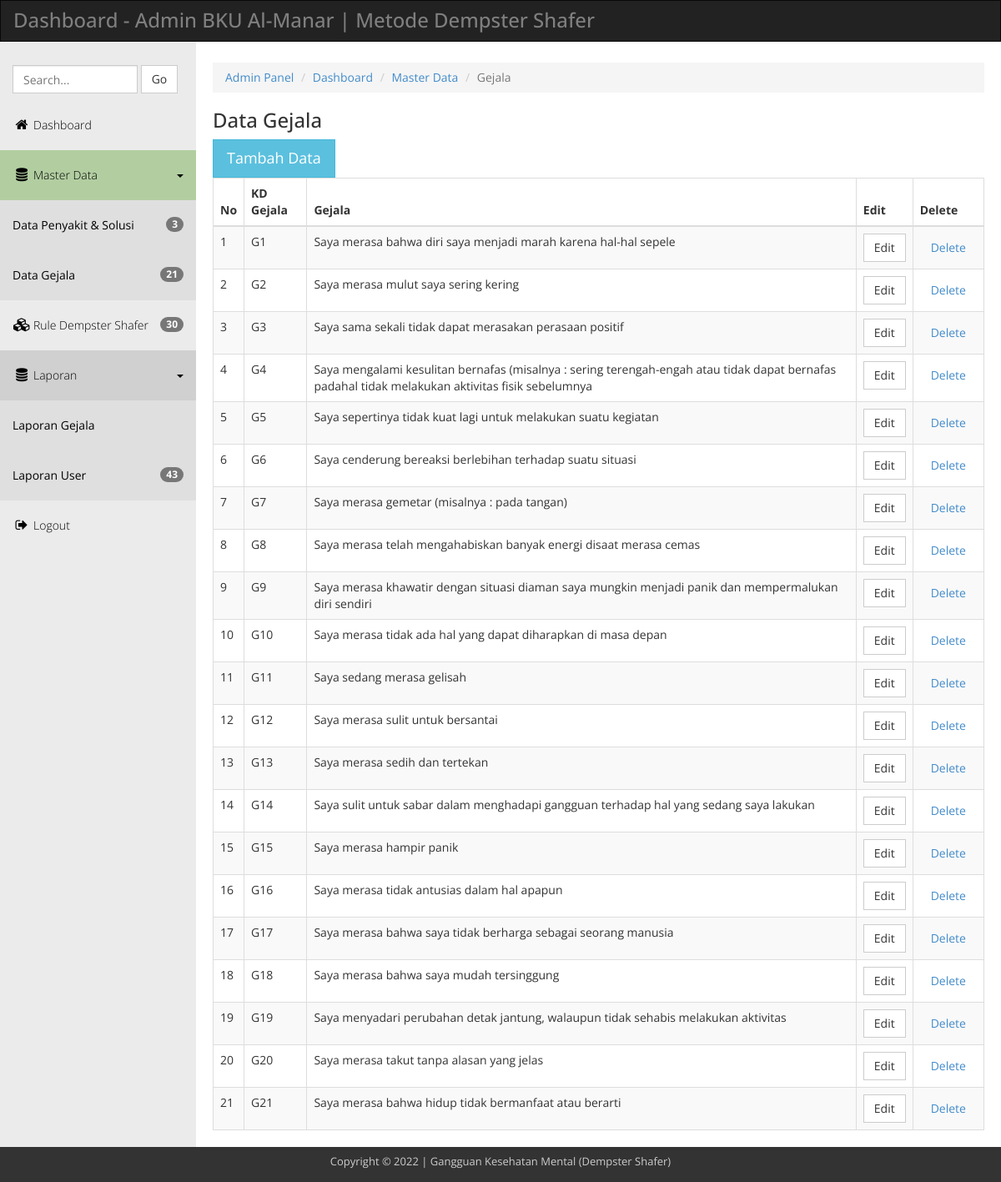
Page /admin/gejala.php on the committed database.
### tables this page shows
CREATE TABLE `tb_gejala` (
  `id` int(11) NOT NULL,
  `kdgejala` varchar(3) DEFAULT NULL,
  `gejala` text DEFAULT NULL
);

### admin/gejala.php (the view, shortened to what this page needs)
<!DOCTYPE html>
<head>
  <link rel="stylesheet" href="css/templatemo_main.css">
</head>
<body>
  <div class="navbar navbar-inverse" role="navigation">
      <div class="navbar-header">
        <div class="logo"><h1>Dashboard - Admin BKU Al-Manar | Metode Dempster Shafer</h1></div>
      </div>
    </div>
    <div class="template-page-wrapper">
      <div class="navbar-collapse collapse templatemo-sidebar">
        <ul class="templatemo-sidebar-menu">
          <li>
            <form class="navbar-form">
              <input type="text" class="form-control" id="templatemo_search_box" placeholder="Search...">
              <span class="btn btn-default">Go</span>
            </form>
          </li>
          <li><a href="index.php"><i class="fa fa-home"></i>Dashboard</a></li>
          <li class="sub open active">
            <a href="javascript:;">
              <i class="fa fa-database"></i>Master Data <div class="pull-right"><span class="caret"></span></div>
            </a>
            <ul class="templatemo-submenu">
              <li><a href="penyakit.php"><span class="badge pull-right"><?php include "koneksi.php"; $queryNP=mysqli_query($koneksi,"SELECT * FROM tb_penyakit"); $numNP=mysqli_num_rows($queryNP); echo $numNP;?></span>Data Penyakit & Solusi</a></li>
              <li><a href="gejala.php"><span class="badge pull-right"><?php $queryNP=mysqli_query($koneksi,"SELECT * FROM tb_gejala"); $numNP=mysqli_num_rows($queryNP); echo $numNP;?></span>Data Gejala</a></li>
            </ul>
          </li>
          <li><a href="basis_pengetahuan.php"><i class="fa fa-cubes"></i><span class="badge pull-right"><?php $queryNR=mysqli_query($koneksi,"SELECT * FROM tb_rules"); $numNR=mysqli_num_rows($queryNR); echo $numNR;?></span>Rule Dempster Shafer</a></li>
          <li class="sub open">
            <a href="javascript:;">
              <i class="fa fa-database"></i>Laporan<div class="pull-right"><span class="caret"></span></div>
            </a>
            <ul class="templatemo-submenu">
              <li><a href="lapgejala.php">Laporan Gejala</a></li>
              <li><a href="lapuser.php"><span class="badge pull-right"><?php $queryNP3=mysqli_query($koneksi,"SELECT * FROM tbpasien"); $numNP3=mysqli_num_rows($queryNP3); echo $numNP3;?></span>Laporan User</a></li>
            </ul>
          </li>
          <li><a href="javascript:;" data-toggle="modal" data-target="#confirmModal"><i class="fa fa-sign-out"></i>Logout</a></li>
        </ul>
      </div>
      <div class="templatemo-content-wrapper">
        <div class="templatemo-content">
          <ol class="breadcrumb">
            <li><a href="index.php">Admin Panel</a></li>
            <li><a href="#">Dashboard</a></li>
            <li><a href="#">Master Data</a></li>
            <li class="active">Gejala</li>
          </ol>
          <h1>Data Gejala</h1>
<button type="button" class="btn btn-info btn-lg" data-toggle="modal" data-target="#myModal">Tambah Data</button>
                   <div class="row">
            <div class="col-md-12">
              <div class="table-responsive">
                <table class="table table-striped table-hover table-bordered">
                  <thead>
                    <tr>
                      <th>No</th>
                      <th>KD Gejala</th>
                      <th>Gejala</th>
                      <th>Edit</th>
                      <th>Delete<input type="hidden" id="texthapus"></th>
                    </tr>
                  </thead>
                  <tbody>
                    <?php
	$sql = "SELECT * FROM tb_gejala  ORDER BY id";
	$qry = mysqli_query($koneksi,$sql) or die ("SQL Error".mysqli_error());
	$no=0;
	while ($data = mysqli_fetch_array ($qry)) {
	$no++;
   ?>
                    <tr>
                      <td><?php echo $no;?></td>
                      <td><?php echo $data['kdgejala'];?></td>
                      <td><?php echo $data['gejala'];?></td>
                      <td><a href="edgejala.php?id=<?php echo $data['id'];?>" class="btn btn-default">Edit</a></td>
                      <td><a onClick="return HapusData('<?php echo $data['id'];?>');" data-toggle="modal" data-target="#confirmModal2" class="btn btn-link">Delete</a>
                      </td>
                    </tr><?php }?>
                  </tbody>
                </table>
              </div>
            </div>
          </div>
        </div>
      </div>
      <footer class="templatemo-footer">
        <div class="templatemo-copyright">
          <p>Copyright &copy; 2022 | Gangguan Kesehatan Mental (Dempster Shafer)</p>
        </div>
      </footer>
    </div>
</body>
</html>

### admin/css/templatemo_main.css (style rules this page uses)
* { font-family: 'Open Sans', sans-serif; }
body { background-color: rgb(235,235,235); }
h1 { font-size: 24px; }
.logo { display: inline-block; }
.logo h1 { font-size: 24px; margin: 10px 15px; }
.templatemo-content-wrapper { float: left; width: 100%; }
.templatemo-content { margin-left: 235px; margin-top: 0px; min-height: 600px; padding: 25px 20px 0 20px; background-color: white; overflow-x: hidden; }
.templatemo-footer { clear: both; font-size: 13px; padding: 8px 0 5px 0; text-align: center; color: #ccc; background-color: #333; }
#templatemo_search_box { width: 150px; display: inline-block; }
.navbar { margin-bottom: 0; border-radius: 0; }
.navbar-header { color: rgb(127,127,127); }
.templatemo-sidebar { padding: 0; margin-top: 20px; }
.templatemo-sidebar .templatemo-sidebar-menu { list-style: none; margin: 0; padding: 0; }
.templatemo-sidebar .templatemo-sidebar-menu > li { display: block; margin: 0; padding: 0; border: 0px; }
.templatemo-sidebar .templatemo-sidebar-menu > li > a { display: block; position: relative; margin: 0; border: 0px; padding: 20px 15px; text-decoration: none; font-size: 14px; font-weight: 300; }
.templatemo-sidebar-menu a { color: black; }
.templatemo-sidebar-menu li.sub .templatemo-submenu { display: none; }
.templatemo-sidebar-menu li.sub.open .templatemo-submenu { display: block; }
.templatemo-submenu { padding-left: 0; }
.templatemo-submenu li { list-style: none; background-color: #DFDFDF; }
.templatemo-submenu li a { display: block; padding: 20px 15px; margin: 0; }
.templatemo-sidebar-menu > li.sub.open > a { background-color: rgba(145,145,145,0.3); }
.templatemo-sidebar .templatemo-sidebar-menu >li.active, .templatemo-sidebar .templatemo-sidebar-menu>li>a:hover { background-color: rgb(191, 232, 167); }
.templatemo-sidebar .templatemo-sidebar-menu > li > a > i { font-size: 16px; top: 2px; margin-top: 1px; margin-left: 1px; margin-right: 4px; display: inline-block; width: 1.25em; text-align: center; }
.nav-pills>li>a, .nav-tabs>li>a, .alert, .progress, .panel, .btn, .panel-group .panel, .form-control, .modal-content, .breadcrumb { border-radius: 0; }
@media screen and (min-width: 992px) { .templatemo-sidebar { width: 235px; float: left; position: relative; margin-right: -100%; } }

### rows in the picture
tb_gejala: kdgejala "G1", gejala "Saya merasa bahwa diri saya menjadi marah karena hal-hal sepele"
tb_gejala: kdgejala "G2", gejala "Saya merasa mulut saya sering kering"
tb_gejala: kdgejala "G3", gejala "Saya sama sekali tidak dapat merasakan perasaan positif"
tb_gejala: kdgejala "G4", gejala "Saya mengalami kesulitan bernafas (misalnya : sering terengah-engah atau tidak dapat bernafas padahal tidak melakukan aktivitas fisik sebelumnya"
tb_gejala: kdgejala "G5", gejala "Saya sepertinya tidak kuat lagi untuk melakukan suatu kegiatan"
tb_gejala: kdgejala "G6", gejala "Saya cenderung bereaksi berlebihan terhadap suatu situasi"
tb_gejala: kdgejala "G7", gejala "Saya merasa gemetar (misalnya : pada tangan)"
tb_gejala: kdgejala "G8", gejala "Saya merasa telah mengahabiskan banyak energi disaat merasa cemas"
tb_gejala: kdgejala "G9", gejala "Saya merasa khawatir dengan situasi diaman saya mungkin menjadi panik dan mempermalukan diri sendiri"
tb_gejala: kdgejala "G10", gejala "Saya merasa tidak ada hal yang dapat diharapkan di masa depan"
tb_gejala: kdgejala "G11", gejala "Saya sedang merasa gelisah"
tb_gejala: kdgejala "G12", gejala "Saya merasa sulit untuk bersantai"
tb_gejala: kdgejala "G13", gejala "Saya merasa sedih dan tertekan"
tb_gejala: kdgejala "G14", gejala "Saya sulit untuk sabar dalam menghadapi gangguan terhadap hal yang sedang saya lakukan"
tb_gejala: kdgejala "G15", gejala "Saya merasa hampir panik"
tb_gejala: kdgejala "G16", gejala "Saya merasa tidak antusias dalam hal apapun"
tb_gejala: kdgejala "G17", gejala "Saya merasa bahwa saya tidak berharga sebagai seorang manusia"
tb_gejala: kdgejala "G18", gejala "Saya merasa bahwa saya mudah tersinggung"
tb_gejala: kdgejala "G19", gejala "Saya menyadari perubahan detak jantung, walaupun tidak sehabis melakukan aktivitas"
tb_gejala: kdgejala "G20", gejala "Saya merasa takut tanpa alasan yang jelas"
tb_gejala: kdgejala "G21", gejala "Saya merasa bahwa hidup tidak bermanfaat atau berarti"

### other values in the picture
$numNP "3"
$numNP "21"
$numNR "30"
$numNP3 "43"
